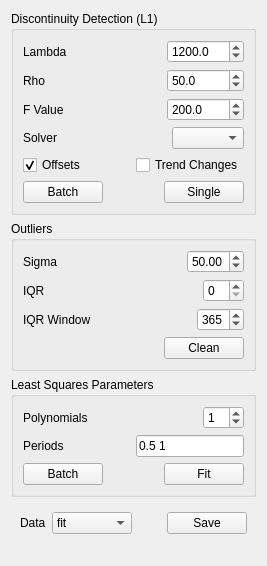
<?xml version="1.0" encoding="UTF-8"?>
<ui version="4.0">
 <class>Form</class>
 <widget class="QWidget" name="Form">
  <property name="geometry">
   <rect>
    <x>0</x>
    <y>0</y>
    <width>267</width>
    <height>566</height>
   </rect>
  </property>
  <property name="windowTitle">
   <string>Form</string>
  </property>
  <layout class="QVBoxLayout" name="verticalLayout_4">
   <item>
    <widget class="QGroupBox" name="l1Group">
     <property name="title">
      <string>Discontinuity Detection (L1)</string>
     </property>
     <layout class="QVBoxLayout" name="verticalLayout">
      <item>
       <layout class="QHBoxLayout" name="horizontalLayout">
        <item>
         <widget class="QLabel" name="label">
          <property name="text">
           <string>Lambda</string>
          </property>
         </widget>
        </item>
        <item>
         <spacer name="horizontalSpacer_2">
          <property name="orientation">
           <enum>Qt::Horizontal</enum>
          </property>
          <property name="sizeHint" stdset="0">
           <size>
            <width>40</width>
            <height>20</height>
           </size>
          </property>
         </spacer>
        </item>
        <item>
         <widget class="QDoubleSpinBox" name="l1LambdaSpin">
          <property name="decimals">
           <number>1</number>
          </property>
          <property name="maximum">
           <double>1000000000.000000000000000</double>
          </property>
          <property name="singleStep">
           <double>100.000000000000000</double>
          </property>
          <property name="value">
           <double>1200.000000000000000</double>
          </property>
         </widget>
        </item>
       </layout>
      </item>
      <item>
       <layout class="QHBoxLayout" name="horizontalLayout_2">
        <item>
         <widget class="QLabel" name="label_2">
          <property name="text">
           <string>Rho</string>
          </property>
         </widget>
        </item>
        <item>
         <spacer name="horizontalSpacer_3">
          <property name="orientation">
           <enum>Qt::Horizontal</enum>
          </property>
          <property name="sizeHint" stdset="0">
           <size>
            <width>40</width>
            <height>20</height>
           </size>
          </property>
         </spacer>
        </item>
        <item>
         <widget class="QDoubleSpinBox" name="l1RhoSpin">
          <property name="decimals">
           <number>1</number>
          </property>
          <property name="maximum">
           <double>1000000000.000000000000000</double>
          </property>
          <property name="singleStep">
           <double>10.000000000000000</double>
          </property>
          <property name="value">
           <double>50.000000000000000</double>
          </property>
         </widget>
        </item>
       </layout>
      </item>
      <item>
       <layout class="QHBoxLayout" name="horizontalLayout_3">
        <item>
         <widget class="QLabel" name="label_3">
          <property name="text">
           <string>F Value</string>
          </property>
         </widget>
        </item>
        <item>
         <spacer name="horizontalSpacer_4">
          <property name="orientation">
           <enum>Qt::Horizontal</enum>
          </property>
          <property name="sizeHint" stdset="0">
           <size>
            <width>40</width>
            <height>20</height>
           </size>
          </property>
         </spacer>
        </item>
        <item>
         <widget class="QDoubleSpinBox" name="l1FValueSpin">
          <property name="decimals">
           <number>1</number>
          </property>
          <property name="maximum">
           <double>1000000000.000000000000000</double>
          </property>
          <property name="singleStep">
           <double>10.000000000000000</double>
          </property>
          <property name="value">
           <double>200.000000000000000</double>
          </property>
         </widget>
        </item>
       </layout>
      </item>
      <item>
       <layout class="QHBoxLayout" name="horizontalLayout_4">
        <item>
         <widget class="QLabel" name="label_4">
          <property name="text">
           <string>Solver</string>
          </property>
         </widget>
        </item>
        <item>
         <spacer name="horizontalSpacer_5">
          <property name="orientation">
           <enum>Qt::Horizontal</enum>
          </property>
          <property name="sizeHint" stdset="0">
           <size>
            <width>40</width>
            <height>20</height>
           </size>
          </property>
         </spacer>
        </item>
        <item>
         <widget class="QComboBox" name="l1SolverCombo"/>
        </item>
       </layout>
      </item>
      <item>
       <layout class="QHBoxLayout" name="horizontalLayout_14">
        <item>
         <widget class="QCheckBox" name="l1OffsetCheck">
          <property name="text">
           <string>Offsets</string>
          </property>
          <property name="checked">
           <bool>true</bool>
          </property>
         </widget>
        </item>
        <item>
         <spacer name="horizontalSpacer_14">
          <property name="orientation">
           <enum>Qt::Horizontal</enum>
          </property>
          <property name="sizeHint" stdset="0">
           <size>
            <width>40</width>
            <height>20</height>
           </size>
          </property>
         </spacer>
        </item>
        <item>
         <widget class="QCheckBox" name="l1TrendChangeCheck">
          <property name="text">
           <string>Trend Changes</string>
          </property>
         </widget>
        </item>
       </layout>
      </item>
      <item>
       <layout class="QHBoxLayout" name="horizontalLayout_5">
        <item>
         <widget class="QPushButton" name="l1BatchButton">
          <property name="text">
           <string>Batch</string>
          </property>
         </widget>
        </item>
        <item>
         <spacer name="horizontalSpacer">
          <property name="orientation">
           <enum>Qt::Horizontal</enum>
          </property>
          <property name="sizeHint" stdset="0">
           <size>
            <width>40</width>
            <height>20</height>
           </size>
          </property>
         </spacer>
        </item>
        <item>
         <widget class="QPushButton" name="l1Button">
          <property name="text">
           <string>Single</string>
          </property>
         </widget>
        </item>
       </layout>
      </item>
     </layout>
    </widget>
   </item>
   <item>
    <widget class="QGroupBox" name="groupBox_3">
     <property name="title">
      <string>Outliers</string>
     </property>
     <layout class="QVBoxLayout" name="verticalLayout_2">
      <item>
       <layout class="QHBoxLayout" name="horizontalLayout_8">
        <item>
         <widget class="QLabel" name="label_7">
          <property name="text">
           <string>Sigma</string>
          </property>
         </widget>
        </item>
        <item>
         <spacer name="horizontalSpacer_8">
          <property name="orientation">
           <enum>Qt::Horizontal</enum>
          </property>
          <property name="sizeHint" stdset="0">
           <size>
            <width>40</width>
            <height>20</height>
           </size>
          </property>
         </spacer>
        </item>
        <item>
         <widget class="QDoubleSpinBox" name="outliersSigmaSpin">
          <property name="value">
           <double>50.000000000000000</double>
          </property>
         </widget>
        </item>
       </layout>
      </item>
      <item>
       <layout class="QHBoxLayout" name="horizontalLayout_9">
        <item>
         <widget class="QLabel" name="label_8">
          <property name="text">
           <string>IQR</string>
          </property>
         </widget>
        </item>
        <item>
         <spacer name="horizontalSpacer_9">
          <property name="orientation">
           <enum>Qt::Horizontal</enum>
          </property>
          <property name="sizeHint" stdset="0">
           <size>
            <width>40</width>
            <height>20</height>
           </size>
          </property>
         </spacer>
        </item>
        <item>
         <widget class="QSpinBox" name="outliersIQRFactorSpin">
          <property name="maximum">
           <number>10</number>
          </property>
         </widget>
        </item>
       </layout>
      </item>
      <item>
       <layout class="QHBoxLayout" name="horizontalLayout_10">
        <item>
         <widget class="QLabel" name="label_9">
          <property name="text">
           <string>IQR Window</string>
          </property>
         </widget>
        </item>
        <item>
         <spacer name="horizontalSpacer_10">
          <property name="orientation">
           <enum>Qt::Horizontal</enum>
          </property>
          <property name="sizeHint" stdset="0">
           <size>
            <width>40</width>
            <height>20</height>
           </size>
          </property>
         </spacer>
        </item>
        <item>
         <widget class="QSpinBox" name="outliersIQRWindowSpin">
          <property name="maximum">
           <number>999</number>
          </property>
          <property name="singleStep">
           <number>10</number>
          </property>
          <property name="value">
           <number>365</number>
          </property>
         </widget>
        </item>
       </layout>
      </item>
      <item>
       <layout class="QHBoxLayout" name="horizontalLayout_12">
        <item>
         <spacer name="horizontalSpacer_13">
          <property name="orientation">
           <enum>Qt::Horizontal</enum>
          </property>
          <property name="sizeHint" stdset="0">
           <size>
            <width>40</width>
            <height>20</height>
           </size>
          </property>
         </spacer>
        </item>
        <item>
         <widget class="QPushButton" name="outliersButton">
          <property name="text">
           <string>Clean</string>
          </property>
         </widget>
        </item>
       </layout>
      </item>
     </layout>
    </widget>
   </item>
   <item>
    <widget class="QGroupBox" name="groupBox_2">
     <property name="title">
      <string>Least Squares Parameters</string>
     </property>
     <layout class="QVBoxLayout" name="verticalLayout_3">
      <item>
       <layout class="QHBoxLayout" name="horizontalLayout_6">
        <item>
         <widget class="QLabel" name="label_5">
          <property name="text">
           <string>Polynomials</string>
          </property>
         </widget>
        </item>
        <item>
         <spacer name="horizontalSpacer_6">
          <property name="orientation">
           <enum>Qt::Horizontal</enum>
          </property>
          <property name="sizeHint" stdset="0">
           <size>
            <width>40</width>
            <height>20</height>
           </size>
          </property>
         </spacer>
        </item>
        <item>
         <widget class="QSpinBox" name="lstPolySpin">
          <property name="maximum">
           <number>10</number>
          </property>
          <property name="value">
           <number>1</number>
          </property>
         </widget>
        </item>
       </layout>
      </item>
      <item>
       <layout class="QHBoxLayout" name="horizontalLayout_7">
        <item>
         <widget class="QLabel" name="label_6">
          <property name="text">
           <string>Periods</string>
          </property>
         </widget>
        </item>
        <item>
         <spacer name="horizontalSpacer_7">
          <property name="orientation">
           <enum>Qt::Horizontal</enum>
          </property>
          <property name="sizeHint" stdset="0">
           <size>
            <width>40</width>
            <height>20</height>
           </size>
          </property>
         </spacer>
        </item>
        <item>
         <widget class="QLineEdit" name="lstPeriodsEdit">
          <property name="toolTip">
           <string>Seperate with space</string>
          </property>
          <property name="text">
           <string>0.5 1</string>
          </property>
         </widget>
        </item>
       </layout>
      </item>
      <item>
       <layout class="QHBoxLayout" name="horizontalLayout_13">
        <item>
         <widget class="QPushButton" name="lstBatchButton">
          <property name="text">
           <string>Batch</string>
          </property>
         </widget>
        </item>
        <item>
         <spacer name="horizontalSpacer_12">
          <property name="orientation">
           <enum>Qt::Horizontal</enum>
          </property>
          <property name="sizeHint" stdset="0">
           <size>
            <width>40</width>
            <height>20</height>
           </size>
          </property>
         </spacer>
        </item>
        <item>
         <widget class="QPushButton" name="lstButton">
          <property name="text">
           <string>Fit</string>
          </property>
         </widget>
        </item>
       </layout>
      </item>
     </layout>
    </widget>
   </item>
   <item>
    <widget class="QWidget" name="dataWidget" native="true">
     <layout class="QVBoxLayout" name="verticalLayout_5">
      <item>
       <layout class="QHBoxLayout" name="horizontalLayout_11">
        <item>
         <widget class="QLabel" name="label_10">
          <property name="text">
           <string>Data</string>
          </property>
         </widget>
        </item>
        <item>
         <widget class="QComboBox" name="dataCombo">
          <item>
           <property name="text">
            <string>fit</string>
           </property>
          </item>
          <item>
           <property name="text">
            <string>clean</string>
           </property>
          </item>
          <item>
           <property name="text">
            <string>residuals</string>
           </property>
          </item>
         </widget>
        </item>
        <item>
         <spacer name="horizontalSpacer_11">
          <property name="orientation">
           <enum>Qt::Horizontal</enum>
          </property>
          <property name="sizeHint" stdset="0">
           <size>
            <width>40</width>
            <height>20</height>
           </size>
          </property>
         </spacer>
        </item>
        <item>
         <widget class="QPushButton" name="dataSaveButton">
          <property name="text">
           <string>Save</string>
          </property>
         </widget>
        </item>
       </layout>
      </item>
     </layout>
    </widget>
   </item>
   <item>
    <spacer name="verticalSpacer_3">
     <property name="orientation">
      <enum>Qt::Vertical</enum>
     </property>
     <property name="sizeHint" stdset="0">
      <size>
       <width>20</width>
       <height>58</height>
      </size>
     </property>
    </spacer>
   </item>
  </layout>
 </widget>
 <resources/>
 <connections/>
</ui>
